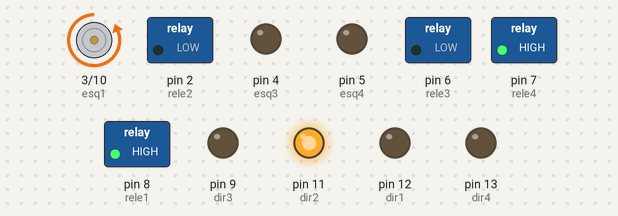
A sketch run on a simulated Arduino Uno, built with avr-gcc and run on an emulated ATmega328P. Parts: motor-driver pin pairs drawn as motors (green arrow = first pin HIGH = forward, orange = second pin HIGH = backward, longer = more drive), switched loads named in the sketch (green lamp = pin HIGH), output pins drawn as LEDs (lit = HIGH).

Above: at 10.15 s.
At 11.9 s:
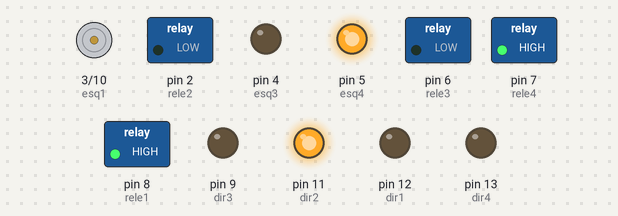
At 12.67 s:
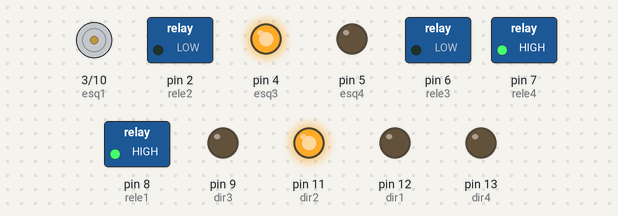
Timing chart, 0 to 13.0 s (numbered marks = the images above):
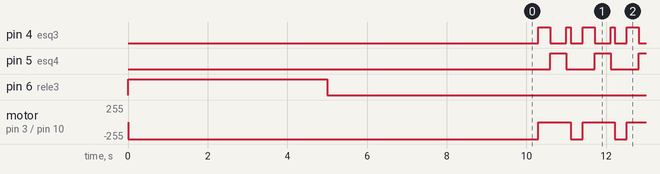

The sketch:

garras_TESTE_PNEUMATICO.ino
```cpp
const int Espera_Posicionamento=300; //tempo para a garra chegar a posição (duração do movimento)
const int Espera_Garra=150; //tempo para a garra abrir ou fechar (duração do movimento)

int rele1 = 8;
int rele2 = 2;
int rele3 = 6;
int rele4 = 7;
int esq1 = 3;
int esq2 = 10;
int esq3 = 4;
int esq4 = 5;
int dir1 = 12;
int dir2 = 11;
int dir3 = 9;
int dir4 = 13;

// the setup routine runs once when you press reset:
void setup() {
  // initialize the digital pin as an output.
  pinMode(rele1, OUTPUT);
  pinMode(rele2, OUTPUT);
  pinMode(rele3, OUTPUT);
  pinMode(rele4, OUTPUT);
  pinMode(esq1, OUTPUT);
  pinMode(esq2, OUTPUT);
  pinMode(esq3, OUTPUT);
  pinMode(esq4, OUTPUT);
  pinMode(dir1, OUTPUT);
  pinMode(dir2, OUTPUT);
  pinMode(dir3, OUTPUT);
  pinMode(dir4, OUTPUT);

 ///////////////////// delay(10000);
  //PARA O TESTE 3
  garraEsq_abre();

  garraDir_pos_2();
  garraEsq_pos_2();

  garraDir_abre();
  delay(5000);
  garraDir_fecha();
  delay(5000);

}

void loop() {

   //TESTE1
//  garraEsq_abre();
//  garraDir_abre();
//  delay(Espera_Garra);
//
//  garraEsq_fecha();
//  garraDir_fecha();
//  delay(Espera_Garra);
  //TESTE2
//  garraEsq_pos_2();
//  garraDir_pos_2();
//  delay(Espera_Posicionamento);
//
//  garraEsq_abre();
//  garraDir_abre();
//  delay(Espera_Garra);
//
//  garraEsq_pos_3();
//  garraDir_pos_3();
//  delay(Espera_Posicionamento);
//
//  garraEsq_fecha();
//  garraDir_fecha();
//  delay(Espera_Garra);
//
//  garraEsq_pos_4();
//  garraDir_pos_4();
//  delay(Espera_Posicionamento);
//
//  garraEsq_abre();
//  garraDir_abre();
//  delay(Espera_Garra);
//
//  garraEsq_pos_3();
//  garraDir_pos_3();
//  delay(Espera_Posicionamento);
//
//  garraEsq_fecha();
//  garraDir_fecha();
//  delay(Espera_Garra);

  garraEsq_pos_2();
  delay(Espera_Posicionamento);

  garraEsq_pos_3();
  delay(Espera_Posicionamento);

  garraEsq_pos_4();
  delay(Espera_Posicionamento);

  garraEsq_abre();
  delay(100);

  garraEsq_pos_3();
  delay(110);
/**
  //TESTE3
  garraEsq_pos_2();
  delay(Espera_Posicionamento);

  garraEsq_fecha();
  delay(Espera_Garra);

  garraEsq_pos_3();
  delay(Espera_Posicionamento);

  garraEsq_pos_4();
  delay(Espera_Posicionamento);

  garraEsq_abre();
  delay(Espera_Garra);

  garraEsq_pos_3();
  delay(Espera_Posicionamento);

  garraEsq_pos_2();
  delay(Espera_Posicionamento);

  garraEsq_fecha();
  delay(Espera_Garra);

  //TESTE3
  garraDir_pos_2();
  delay(Espera_Posicionamento);

  garraDir_fecha();
  delay(Espera_Garra);

  garraDir_pos_3();
  delay(Espera_Posicionamento);

  garraDir_pos_4();
  delay(Espera_Posicionamento);

  garraDir_abre();
  delay(Espera_Garra);

  garraDir_pos_3();
  delay(Espera_Posicionamento);

  garraDir_pos_2();
  delay(Espera_Posicionamento);

  garraDir_fecha();
  delay(Espera_Garra);
  */
}

  void garraEsq_fecha() //abre a garra esquerda
  {
    digitalWrite(rele1, LOW);
    digitalWrite(rele2, HIGH);
  }
  void garraDir_fecha() //abre a garra direita
  {
    digitalWrite(rele3, LOW);
    digitalWrite(rele4, HIGH);
  }
  void garraEsq_abre() //fecha a garra esquerda
  {
    digitalWrite(rele1, HIGH);
    digitalWrite(rele2, LOW);
  }
  void garraDir_abre() //fecha a garra direita
  {
    digitalWrite(rele3, HIGH);
    digitalWrite(rele4, LOW);
  }

  //PARA TODOS OS MOVIMENTOS DOS SERVOS:
  //PRIMEIRO ZERA AS POSIÇÕES INVALIDAS PARA DEPOIS SETAR A POSIÇÃO VALIDA
  void garraEsq_pos_1()
  {
    digitalWrite(esq2, LOW);
    digitalWrite(esq3, LOW);
    digitalWrite(esq4, LOW);
    digitalWrite(esq1, HIGH);
  }
  void garraEsq_pos_2()
  {
    digitalWrite(esq1, LOW);
    digitalWrite(esq3, LOW);
    digitalWrite(esq4, LOW);
    digitalWrite(esq2, HIGH);
  }
  void garraEsq_pos_3()
  {
    digitalWrite(esq1, LOW);
    digitalWrite(esq2, LOW);
    digitalWrite(esq4, LOW);
    digitalWrite(esq3, HIGH);
  }
  void garraEsq_pos_4()
  {
    digitalWrite(esq1, LOW);
    digitalWrite(esq2, LOW);
    digitalWrite(esq3, LOW);
    digitalWrite(esq4, HIGH);
  }
  void garraDir_pos_1()
  {
    digitalWrite(dir2, LOW);
    digitalWrite(dir3, LOW);
    digitalWrite(dir4, LOW);
    digitalWrite(dir1, HIGH);
  }
  void garraDir_pos_2()
  {
    digitalWrite(dir1, LOW);
    digitalWrite(dir3, LOW);
    digitalWrite(dir4, LOW);
    digitalWrite(dir2, HIGH);
  }
  void garraDir_pos_3()
  {
    digitalWrite(dir1, LOW);
    digitalWrite(dir2, LOW);
    digitalWrite(dir4, LOW);
    digitalWrite(dir3, HIGH);
  }
  void garraDir_pos_4()
  {
    digitalWrite(dir1, LOW);
    digitalWrite(dir2, LOW);
    digitalWrite(dir3, LOW);
    digitalWrite(dir4, HIGH);
  }
```

Measured:
- by itself, pin 4 (esq3): repeats every 1.1 s: LOW 0.40 s, HIGH 0.11 s, LOW 0.30 s, HIGH 0.30 s
- by itself, pin 5 (esq4): alternates HIGH for 0.40 s and LOW for 0.71 s
- by itself, motor on pin 3 (esq1) / pin 10 (esq2): repeats every 1.1 s: stopped 0.81 s, backward 255/255 0.30 s
